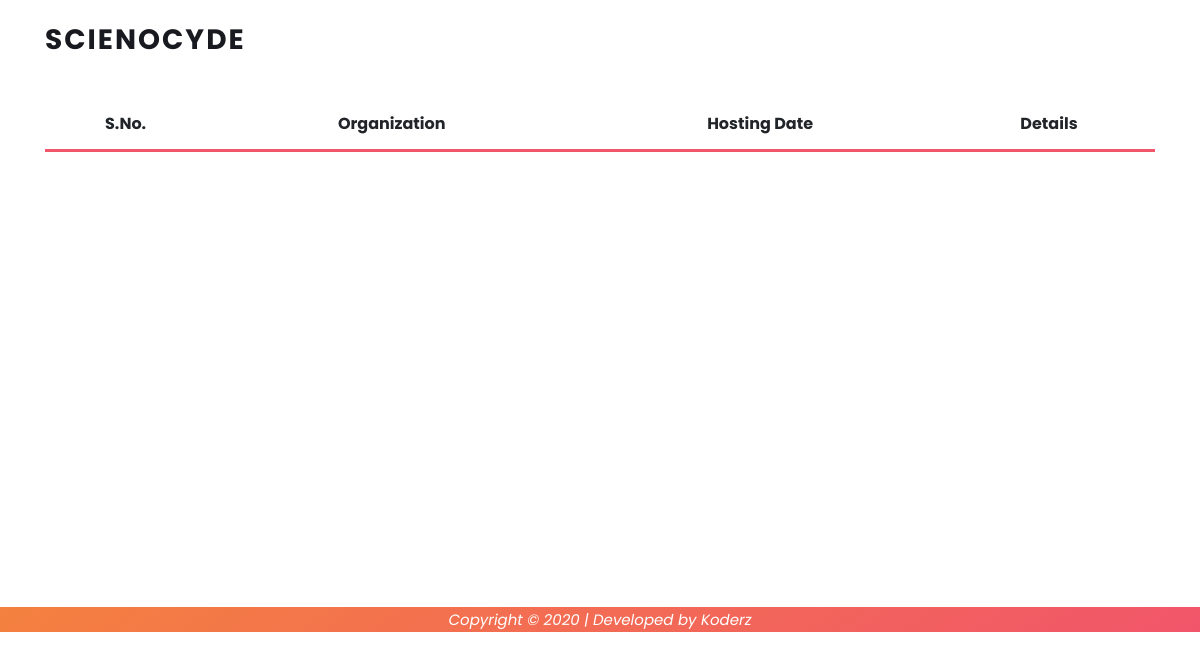
/core/detail/, run on an earlier commit of the app's database.
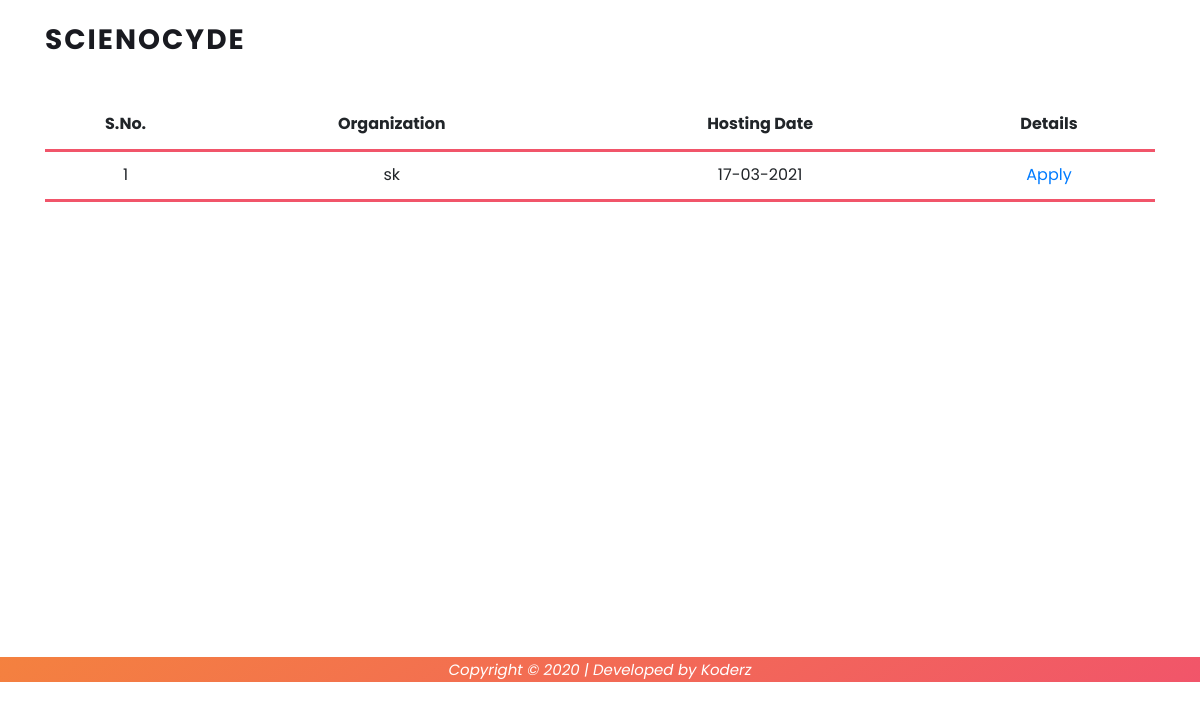
And on a later commit of the database.
### core/models.py (models this page shows, shortened)
class Host(models.Model):
    username = models.CharField(max_length=50, default="null")
    full_name = models.CharField(max_length=150)
    email = models.EmailField(max_length=100)
    org = models.CharField(max_length=200)
    type_org = models.CharField(max_length=100, default="School")
    designation = models.CharField(max_length=150)
    phone = models.PositiveIntegerField()
    purpose = models.TextField()
    detail = models.TextField()
    theme = models.CharField(max_length=250)
    guidelines = models.TextField()
    elig_cri = models.TextField()
    date = models.DateTimeField(auto_now_add=True)
    class Meta:
        ordering = ["-date"]

### core/views.py (the view)
# urls.py: path("detail/", detail, name="detail"),
def detail(request):
    template_name = "core/detail.html"
    hosts = Host.objects.all()
    context = {"hosts": hosts}
    return render(request, template_name, context)

### templates/core/detail.html (shortened to what this page needs)
{% extends 'base.html' %} {% load static %}  {% block body %}
<section class="section" id="about">
  <div class="container">
    <table style="width: 100%">
      <tr>
        <th>S.No.</th>
        <th>Organization</th>
        <th>Hosting Date</th>
        <th>Details</th>
      </tr>
      {% for host in hosts %}
      <tr>
        <td>{{ forloop.counter }}</td>
        <td>{{ host.org }}</td>
        <td>{{ host.date|date:"d-m-Y" }}</td>
        <td><a href="{% url 'applyto' host.id %}">Apply</a></td>
      </tr>
      {% endfor %}
    </table>
  </div>
</section>
{% endblock %} {% block extra_js %} {% endblock %}

What changed in the data, as far as the page shows it:
added Host: org "sk", date "17-03-2021"
